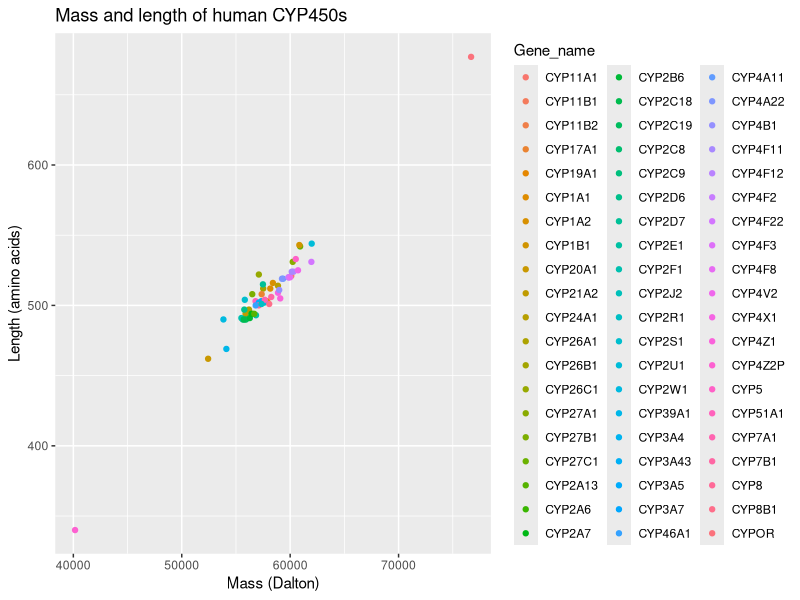
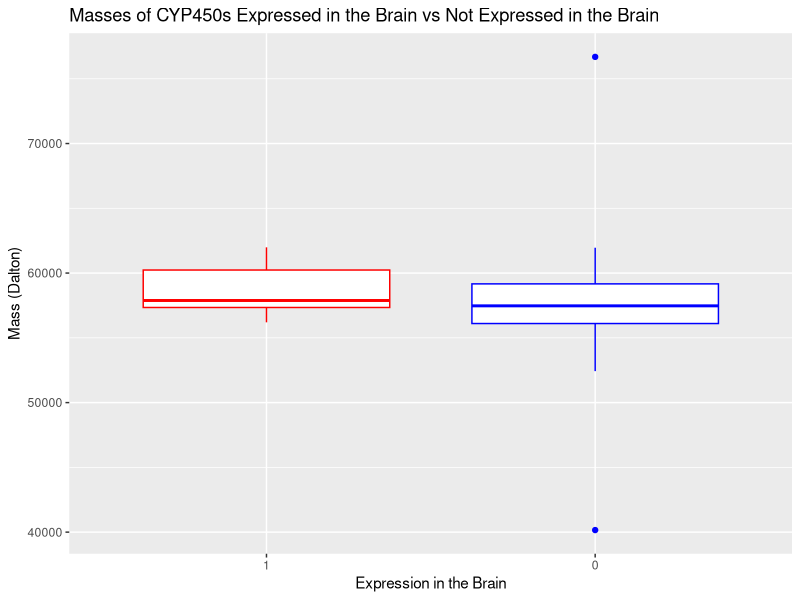
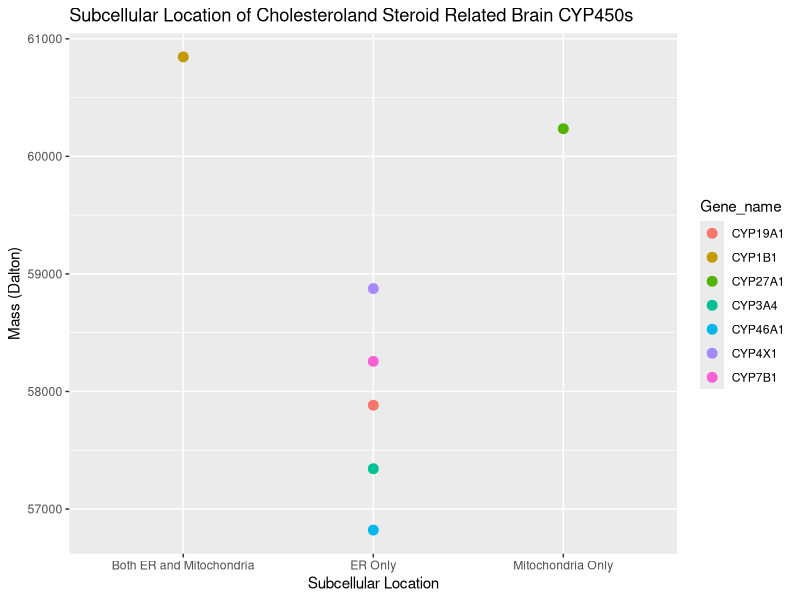
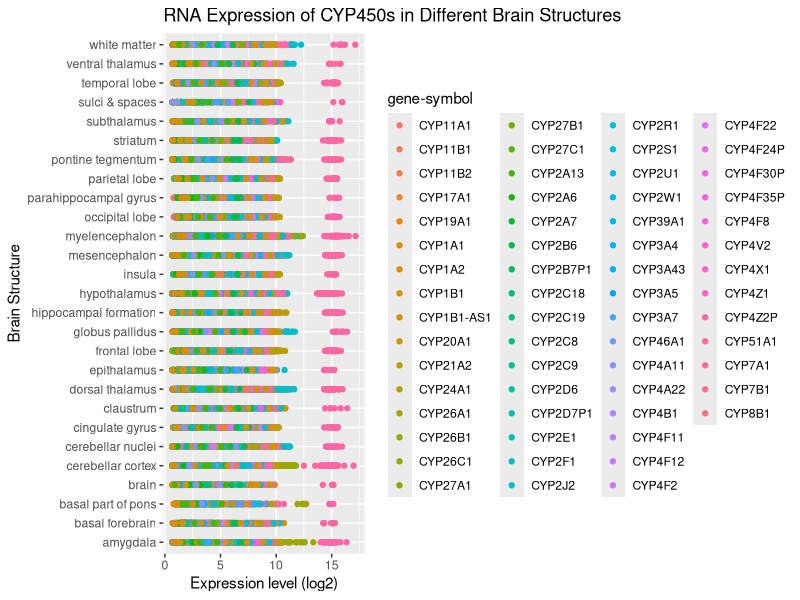
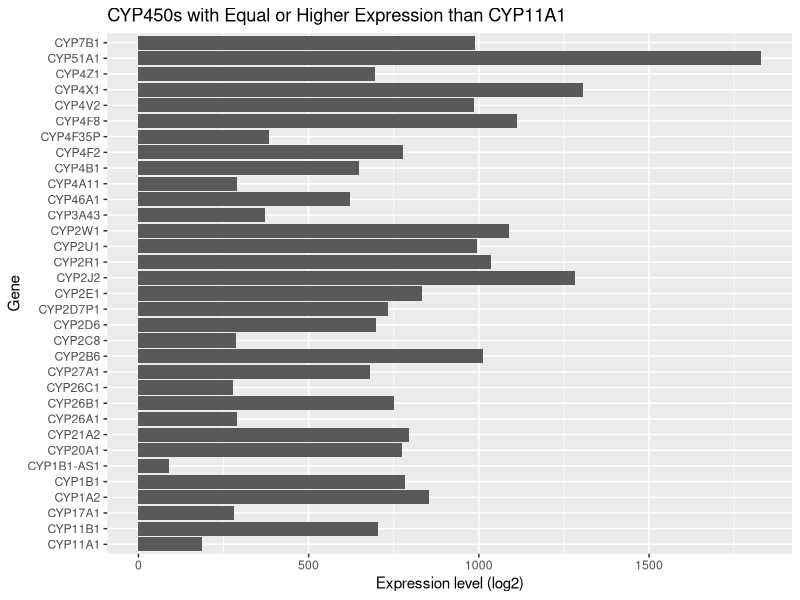
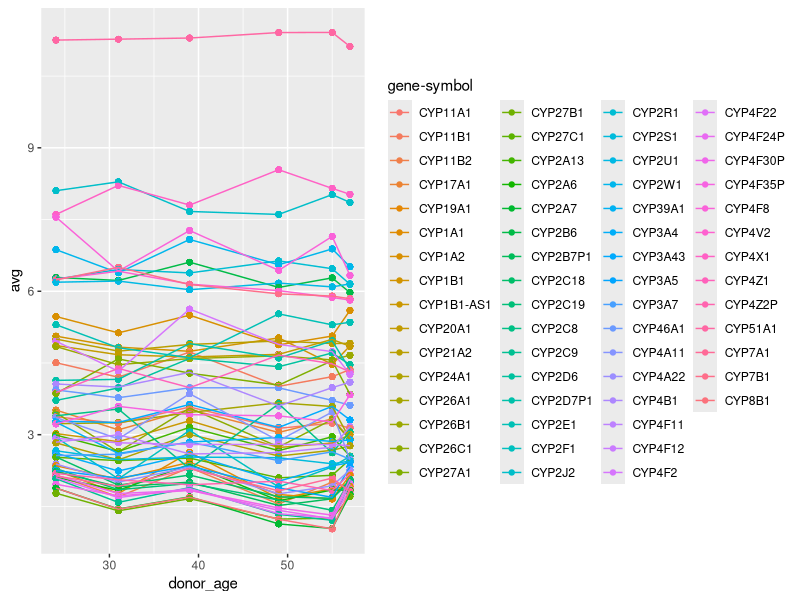

Recreate these plots in R, in order.
## ---- chunk 1
knitr::opts_chunk$set(echo = TRUE)
options(scipen = 1, digits = 2)
library(data.table)
library(tidyverse)
library(tidytext)
library(ggplot2)
library(tidyr)
library(tibble)
## ---- chunk 2
cyp450 <- fread("docs/UniProt_hCYP450s.csv")
setnames(cyp450, "Gene names", "Gene_name")
setnames(cyp450, "Protein names", "Protein_name")
setnames(cyp450, "Function [CC]", "Function")
setnames(cyp450, "Subcellular location [CC]", "Subcellular_location")
setnames(cyp450, "Tissue specificity", "Tissue_expression")
## ---- chunk 3
cyp450$Gene_name <- stringr::str_extract(cyp450$Gene_name, "CYP[[:alnum:]]+")
start_rows <- nrow(cyp450)
cyp450 <- cyp450[!is.na(Gene_name),]
end_rows <- nrow(cyp450)
## ---- chunk 4
cyp450$Mass <- stringr::str_remove_all(cyp450$Mass, ",")
cyp450$Mass <- as.integer(cyp450$Mass)
summary(cyp450$Mass)
summary(cyp450$Length)
## ---- chunk 5
cyp450 <- cyp450[Mass >= 35000,]
smallest <- cyp450[which.min(Mass),]
largest <- cyp450[which.max(Mass),]

## ---- chunk 6
cyp450 <- cyp450[, Tissue_expression := str_to_lower(Tissue_expression)]
cyp450 <- cyp450[, Function := str_to_lower(Function)]
cyp450 <- cyp450[, Subcellular_location := str_to_lower(Subcellular_location)]
cyp450 <- cyp450[, Pathway := str_to_lower(Pathway)]


brain_cyp450 <- cyp450[grep("brain|cerebellum|cerebral|hippocampus", Tissue_expression),]
brain_cyp450 <- brain_cyp450[, Brain := as.factor(1)]


non_brain_cyp450 <- cyp450[!grep("brain|cerebellum|cerebral|hippocampus", Tissue_expression),]
non_brain_cyp450 <- non_brain_cyp450[, Brain := as.factor(0)]
## ---- chunk 7
expressions <- fread("docs/Expression.csv")
probes <- fread("Probes.csv")
tissues <- fread("Columns.csv")

probe_ids <- expressions[,1]
expressions <- expressions [, -1]
colnames(expressions) <- as.character(seq(1,ncol(expressions)))
row.names(expressions) = unlist(probe_ids)

expressions <- rownames_to_column(expressions, var = "id")
expressions <- expressions %>% pivot_longer(cols = 2:ncol(expressions), names_to = "tissue_id", values_to = "expression")

probes$id <- as.character(probes$id)
tissues <- cbind(tissue_id = as.character(seq(1, length(tissues$donor_id))),tissues)

microarray <- merge(probes,expressions, by = "id", all = TRUE)
microarray <- merge(microarray, tissues, by = "tissue_id", all.x = TRUE, all.y = FALSE)
microarray <- microarray[grep("CYP", `gene-symbol`)]
## ---- chunk 8
ggplot(cyp450, mapping=aes(x = Mass, y = Length, color = Gene_name)) +
  geom_point() +
  xlab("Mass (Dalton)") +
  ylab("Length (amino acids)") +
  ggtitle("Mass and length of human CYP450s")
## ---- chunk 9
brain_summary <- brain_cyp450[,.(Gene_name, Protein_name, Length, Mass)]

knitr::kable(brain_summary)
## ---- chunk 10
ggplot()+
  geom_boxplot(brain_cyp450, mapping = aes(x = Brain, y = Mass), color = "red") +
  geom_boxplot(non_brain_cyp450, mapping = aes(x = Brain, y = Mass), color = "blue") +
  xlab("Expression in the Brain") + ylab("Mass (Dalton)") + ggtitle("Masses of CYP450s Expressed in the Brain vs Not Expressed in the Brain")

t.test(brain_cyp450$Mass, non_brain_cyp450$Mass)
## ---- chunk 11
chol_function <- brain_cyp450[grep("cholesterol|steroid|hormone", Function),]
chol_pathway <- brain_cyp450[grep("cholesterol|steroid|hormone", Pathway),]

knitr::kable(chol_function$Gene_name, col.names = "Brain CYP450s with Cholesterol or Steroid Function")
knitr::kable(chol_pathway$Gene_name, col.names = "Brain CYP450s in Cholesterol or Steroid Pathways")
## ---- chunk 12
chol_function[, ER := grepl("endoplasmic\\sreticulum",Subcellular_location)]
chol_function[, Mitochondria := grepl("mitochondria|mitochondrion", Subcellular_location)]
chol_function[, Cytoplasm := grepl("cytoplasm|cytoplasmic", Subcellular_location)]

chol_function[, Organelle := ifelse(ER&Mitochondria, "Both ER and Mitochondria", 
                                  ifelse(Mitochondria, "Mitochondria Only", "ER Only"))]

ggplot(chol_function) +
  geom_point(mapping = aes(x = Organelle, y = Mass, color = Gene_name), size = 3) +
  xlab("Subcellular Location") + ylab ("Mass (Dalton)") + ggtitle("Subcellular Location of Cholesteroland Steroid Related Brain CYP450s")

## ---- chunk 13
interest <- chol_function[, .(Gene_name, Protein_name, Mass, Length, Organelle)]

knitr::kable(interest)
## ---- chunk 14
ggplot(microarray, mapping=aes(x = top_level_structure_name, y= expression, color = `gene-symbol`)) +
  geom_point()+
  coord_flip()+
  xlab("Brain Structure") +
  ylab("Expression level (log2)") +
  ggtitle("RNA Expression of CYP450s in Different Brain Structures")
## ---- chunk 15
averages <- unique(microarray[, .(
  gene_name = `gene-name`, 
  donor_age = donor_age,
  top_level_structure = top_level_structure_name,
  avg = mean(expression, na.rm = TRUE)
), by = c("gene-symbol", "donor_id")])


averages <- averages[order(-avg),]

cyp11a1_avg <- mean(averages[grep("CYP11A1", `gene-symbol`)]$avg)

averages_higher <- averages[avg >= cyp11a1_avg]

ggplot(averages_higher, mapping=aes(x = `gene-symbol`, y= avg)) +
  geom_col()+
  coord_flip()+
  ylab("Expression level (log2)") +
  xlab("Gene") +
  ggtitle("CYP450s with Equal or Higher Expression than CYP11A1")

## ---- chunk 16
averages$donor_age <- str_remove_all(averages$donor_age, "[[:space:]]+years")

averages <- averages[, donor_age:= as.numeric(donor_age)]

ggplot(averages, mapping=aes(x= donor_age, y= avg, color = `gene-symbol`)) +
  geom_point() +
  geom_line(aes(group = `gene-symbol`))
